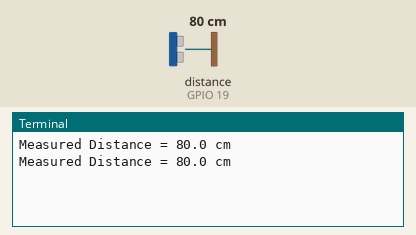
This program was run on a simulated Raspberry Pi (BCM pin numbers). On the bench: the last lines printed to the terminal. The inputs (shaded band) are chosen by the test bench; at power-on: distance to the obstacle (sensor on GPIO 19) 80 cm. The echo pulse lasts 58.3 µs per cm; the clock reads 2024-03-15 10:24:30 at power-on unless the program sets it.

Above: at 1.2 s.
1.3 s: distance to the obstacle (sensor on GPIO 19) set to 2 cm
At 2.6 s:
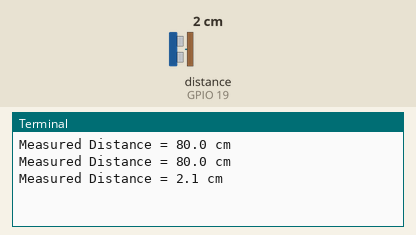
2.8 s: distance to the obstacle (sensor on GPIO 19) set to 4 cm
At 3.4 s:
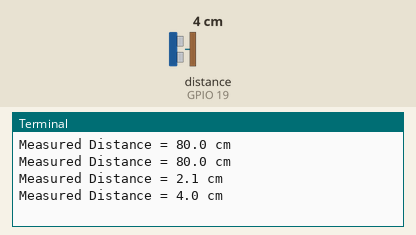
Timing chart, 0 to 5.8 s (numbered marks = the images above; inputs shaded):
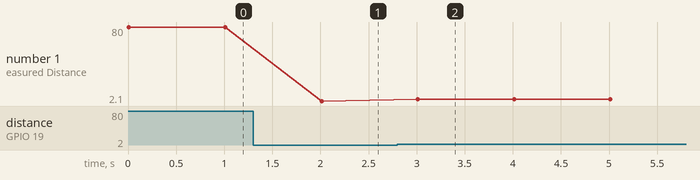

The program:

ULTRASONIC.py
```python
import RPi.GPIO as GPIO
import time

def sonic_setup():
    #GPIO Mode (BOARD / BCM)
    GPIO.setmode(GPIO.BCM)
     #set GPIO Pins
    GPIO_TRIGGER =13
    GPIO_ECHO = 19

    #set GPIO direction (IN / OUT)
    GPIO.setup(GPIO_TRIGGER, GPIO.OUT)
    GPIO.setup(GPIO_ECHO, GPIO.IN)

    return GPIO_TRIGGER, GPIO_ECHO

def distance(GPIO_TRIGGER, GPIO_ECHO):
    #set Trigger to HIGH
    GPIO.output(GPIO_TRIGGER, True)

    # set Trigger after 0.01ms to LOW
    time.sleep(0.00001)
    GPIO.output(GPIO_TRIGGER, False)

    StartTime = time.time()
    StopTime = time.time()

    # save StartTime
    while GPIO.input(GPIO_ECHO) == 0:
        StartTime = time.time()

    # save time of arrival
    while GPIO.input(GPIO_ECHO) == 1:
        StopTime = time.time()

    # time difference between start and arrival
    TimeElapsed = StopTime - StartTime
    # multiply with the sonic speed (34300 cm/s)
    # and divide by 2, because there and back
    distance = (TimeElapsed * 34300) / 2

    return distance

if __name__ == '__main__':
     try:
         trig, echo = sonic_setup()
         while True:
             dist = distance(trig,echo)
             print ("Measured Distance = %.1f cm" % dist)
             time.sleep(1)

                                                                                                                               # Reset by pressing CTRL + C
     except KeyboardInterrupt:
         print("Measurement stopped by User")
         GPIO.cleanup()
```

Measured:
- after the input at 1.3 s, the terminal: prints a new line after 0.71 s (image 1)
- after the input at 2.8 s, the terminal: prints a new line after 0.21 s (image 2)
- plotted number 1: 80 → 2.1 after the input at 1.3 s, 2.1 → 4 after the input at 2.8 s
